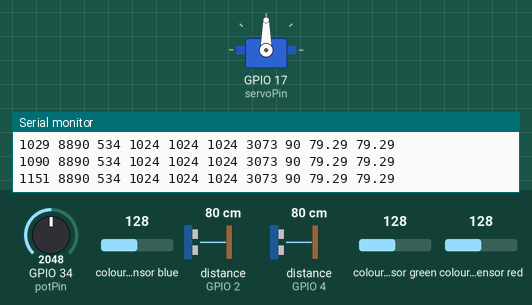
This sketch was run on a simulated ESP32. Parts: servo, the last lines printed to the serial monitor. Wiring (inferred from the names in the program): 2 × ultrasonic range finder: trigger GPIO 0, echo GPIO 2 / trigger GPIO 16, echo GPIO 4. The test bench sets the inputs (shaded band); at power-on: GPIO 34 (potPin) = 2048, colour sensor blue 128, distance to the obstacle (sensors on GPIO 2, GPIO 4) 80 cm, colour sensor green 128, colour sensor red 128. The echo pulse lasts 58.3 µs per cm.

Above: at 1.2 s.
1.3 s: GPIO 34 (potPin) set to 2866
At 2.5 s:
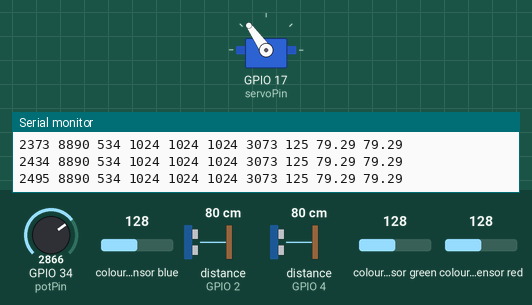
2.8 s: GPIO 34 (potPin) set to 3972
At 3.5 s:
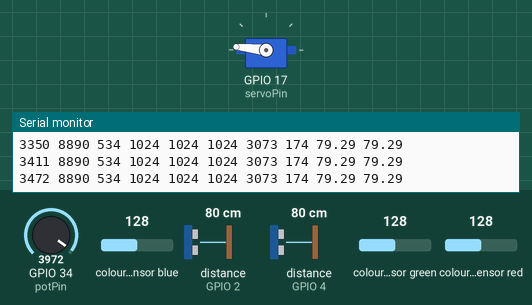
4.3 s: GPIO 34 (potPin) set to 1228
At 5.5 s:
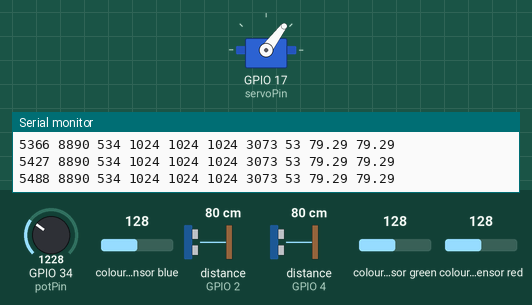
5.8 s: GPIO 34 (potPin) set to 122
At 6.8 s:
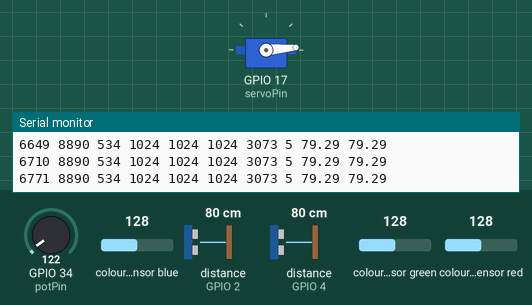
Timing chart, 0 to 8.3 s (numbered marks = the images above; inputs shaded):
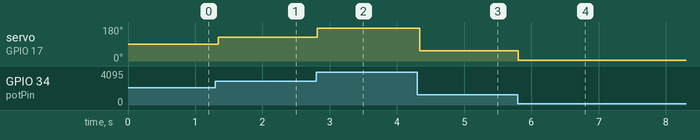

Measured:
- after the input at 1.3 s, servo on GPIO 17 (servoPin): 90° → 125° after 0.05 s
- after the input at 2.8 s, servo on GPIO 17 (servoPin): 125° → 174° at once
- after the input at 4.3 s, servo on GPIO 17 (servoPin): 174° → 53° at once
- after the input at 5.8 s, servo on GPIO 17 (servoPin): 53° → 5° at once

The sketch:

Esp32_URA.ino
```cpp
// Color Sensor
#include "Wire.h"
#include "Adafruit_TCS34725.h"

#include <ESP32Servo.h>

// Servo Motor
Servo myservo;
int servoPin = 17;
int potPin = 34;
int ADC_Max = 4096;
int val;

// Ultrasonic Sensors
#define SOUND_SPEED 0.034
const int trigPinA = 16;
const int echoPinA = 4;
const int trigPinB = 0;
const int echoPinB = 2;
long duration;
float distanceCm;


Adafruit_TCS34725 tcs = Adafruit_TCS34725(700, TCS34725_GAIN_1X);


void setup(void) {
  Serial.begin(115200);
  // Color Sensor
  if (tcs.begin()) {
    Serial.println("Found sensor");

  } else {
    Serial.println("No TCS34725 found ... check your connections");
    //while (1);
  }


  // Servo
  ESP32PWM::allocateTimer(0);
	ESP32PWM::allocateTimer(1);
	ESP32PWM::allocateTimer(2);
	ESP32PWM::allocateTimer(3);
  myservo.setPeriodHertz(50);// Standard 50hz servo
  myservo.attach(servoPin, 500, 2400);

  // Ultrasonic sensor
  pinMode(trigPinA, OUTPUT);
  pinMode(echoPinA, INPUT);
  pinMode(trigPinB, OUTPUT);
  pinMode(echoPinB, INPUT);

  Serial.println("Milis - ColorTemp - Lux - R - G - B - C - Pot - UsensA - UsensB\n");

}


void loop(void) {
  unsigned long currentMillis = millis();

  // Servo
  val = analogRead(potPin);
  val = map(val, 0, ADC_Max, 0,           180);
  myservo.write(val);


  uint16_t r, g, b, c, colorTemp, lux;
  tcs.getRawData(&r, &g, &b, &c);
  colorTemp = tcs.calculateColorTemperature(r, g, b);
  lux = tcs.calculateLux(r, g, b);


  Serial.print(millis()); // Miliseconds
  Serial.print(" ");

  Serial.print(colorTemp); // Color Temperature
  Serial.print(" ");


  Serial.print(lux); // Lux
  Serial.print(" ");

  Serial.print(r); // R
  Serial.print(" ");

  Serial.print(g); // G
  Serial.print(" ");

  Serial.print(b); // B
  Serial.print(" ");

  Serial.print(c); // C
  Serial.print(" ");


  Serial.print(val); // Pot
  Serial.print(" ");


  // Ultrasonic Sensor A
  digitalWrite(trigPinA, LOW);
  delayMicroseconds(2);
  digitalWrite(trigPinA, HIGH);
  delayMicroseconds(10);
  digitalWrite(trigPinA, LOW);
  duration = pulseIn(echoPinA, HIGH);
  distanceCm = duration * SOUND_SPEED/2;

  Serial.print(distanceCm);
  Serial.print(" ");


  // Ultrasonic Sensor B
  digitalWrite(trigPinB, LOW);
  delayMicroseconds(2);
  digitalWrite(trigPinB, HIGH);
  delayMicroseconds(10);
  digitalWrite(trigPinB, LOW);
  duration = pulseIn(echoPinB, HIGH);
  distanceCm = duration * SOUND_SPEED/2;

  Serial.print(distanceCm);
  Serial.println(" ");


}
```
